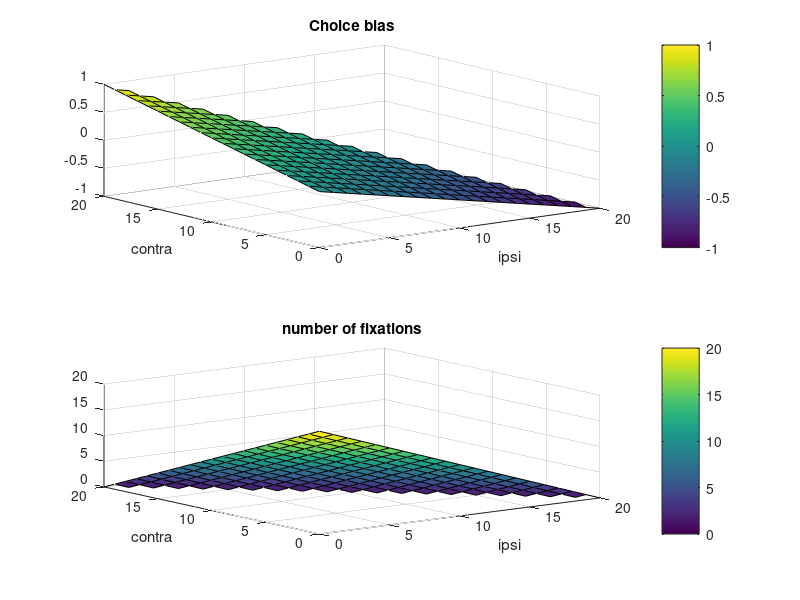

Recreate this plot in MATLAB.
function testsim_choice_bias

N = 20; % trials

C = [0:N];
I = [0:N];
f = NaN(length(C),length(I));
CB = f;
for c = 1:length(C)
    for i = 1:length(I) 
        if (C(c) + I(i)) <= N
            f(c,i) = N - C(c) - I(i);
            CB(c,i) = (C(c) - I(i))/N;
        end
    end
end


subplot(2,1,1)
surf(C,I,CB);
ylabel('contra');
xlabel('ipsi');
title('Choice bias');
colorbar;

subplot(2,1,2)
surf(C,I,f);
ylabel('contra');
xlabel('ipsi');
title('number of fixations');
colorbar;